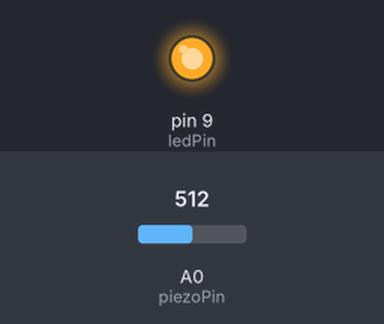
This sketch was run on a simulated Arduino Uno, built with avr-gcc and run on an emulated ATmega328P. Parts: output pins drawn as LEDs (lit = HIGH). The test bench sets the inputs (shaded band); at power-on: A0 (piezoPin) = 512. What the sketch prints to the serial monitor is not drawn.

Above: at 1.2 s.
1.3 s: A0 (piezoPin) set to 710
Timing chart, 0 to 4.3 s (numbered marks = the images above; inputs shaded):
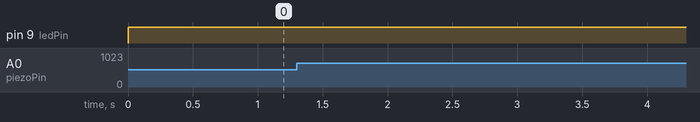

The sketch:

step_2-threshold.ino
```cpp
/*

    2. Set threshold so that a message is printed when go above value

*/


int piezoPin = A0;
int ledPin = 9;

int tapThreshold = 700; // threshold for piezo

void setup() {
  // set up the pin modes
  // input for the piezo
  pinMode(piezoPin, INPUT);

  // output for the LED
  pinMode(ledPin, OUTPUT);

  // start Serial (for debugging)
  Serial.begin(9600);

}

void loop() {
  // read current value of piezo
  int piezoValue = analogRead(piezoPin);
  Serial.println(piezoValue);

  // check if piezo has been tapped
  if (piezoValue > tapThreshold) {
    // print message
    Serial.println("above threshold");
  }

  // turn on LED
  digitalWrite(ledPin, HIGH);
}
```

Measured:
- after the input at 1.3 s, every drawn part: stays the same
